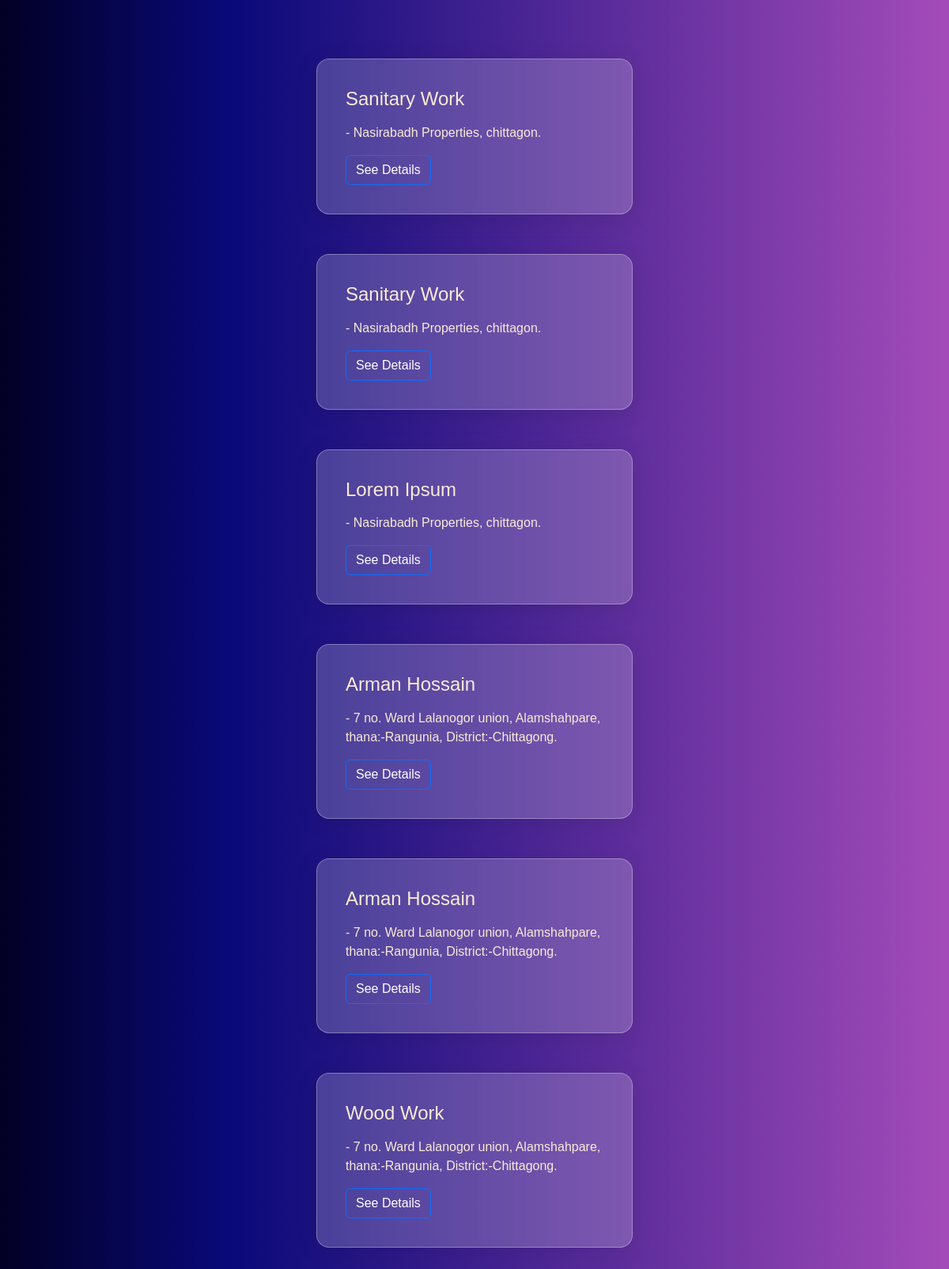
The page /bidding/ on the database its author committed.
### tendering/models.py (models this page shows, shortened)
class ComparetiveStatement(models.Model):
    title = models.CharField(max_length=200)
    project_name = models.CharField(max_length=50)
    location  = models.CharField(max_length=150)

### tendering/views.py (the view)
# urls.py: path('', show_list, name="list"),
def show_list(request):
    comparetive_statement = ComparetiveStatement.objects.all()
    context = {
        'comparetive_statement':comparetive_statement
    }
    return render(request, 'index.html', context)

### tendering/templates/index.html (shortened to what this page needs)
<!DOCTYPE html>
<html lang="en">
<head>
    <link rel="stylesheet" href="https://cdn.jsdelivr.net/npm/bootstrap@5.2.3/dist/css/bootstrap.min.css">
</head>
<body>
    <div class="container">
        {% for cs in comparetive_statement %}
      <div class="card" style="width:400px">
        <div class="card-body">
          <h4 class="card-title">{{cs.title}}</h4>
          <p class="card-text"><h6>{{cs.project}}</h6> - {{cs.location}}  </p>
          <a href="{% url 'tendering:show-comparison' cs.pk %}" class="btn btn-primary btn-transparent">See Details</a>
        </div>
      </div>
    {% endfor %}
    </div>
</body>
</html>

### tendering/templates/index.html (style rules this page uses)
body { font-family: Tahoma, sans-serif; padding: 2%; background: rgb(2,0,36); background: linear-gradient(90deg, rgba(2,0,36,1) 0%, rgba(9,9,121,1) 24%, rgba(150,49,175,0.8687850140056023) 100%); }
.card { margin: 50px auto; color: antiquewhite; background: rgba(255, 255, 255, 0.2); border-radius: 16px; box-shadow: 0 4px 30px rgba(0, 0, 0, 0.1); backdrop-filter: blur(2.2px); padding: 20px; -webkit-backdrop-filter: blur(2.2px); border: 1px solid rgba(255, 255, 255, 0.3); }
.btn-transparent { background: transparent; }

### rows shown on the page
ComparetiveStatement: title "Sanitary Work", location "Nasirabadh Properties, chittagon."
ComparetiveStatement: title "Sanitary Work", location "Nasirabadh Properties, chittagon."
ComparetiveStatement: title "Lorem Ipsum", location "Nasirabadh Properties, chittagon."
ComparetiveStatement: title "Arman Hossain", location "7 no. Ward Lalanogor union, Alamshahpare, thana:-Rangunia, District:-Chittagong."
ComparetiveStatement: title "Arman Hossain", location "7 no. Ward Lalanogor union, Alamshahpare, thana:-Rangunia, District:-Chittagong."
ComparetiveStatement: title "Wood Work", location "7 no. Ward Lalanogor union, Alamshahpare, thana:-Rangunia, District:-Chittagong."
